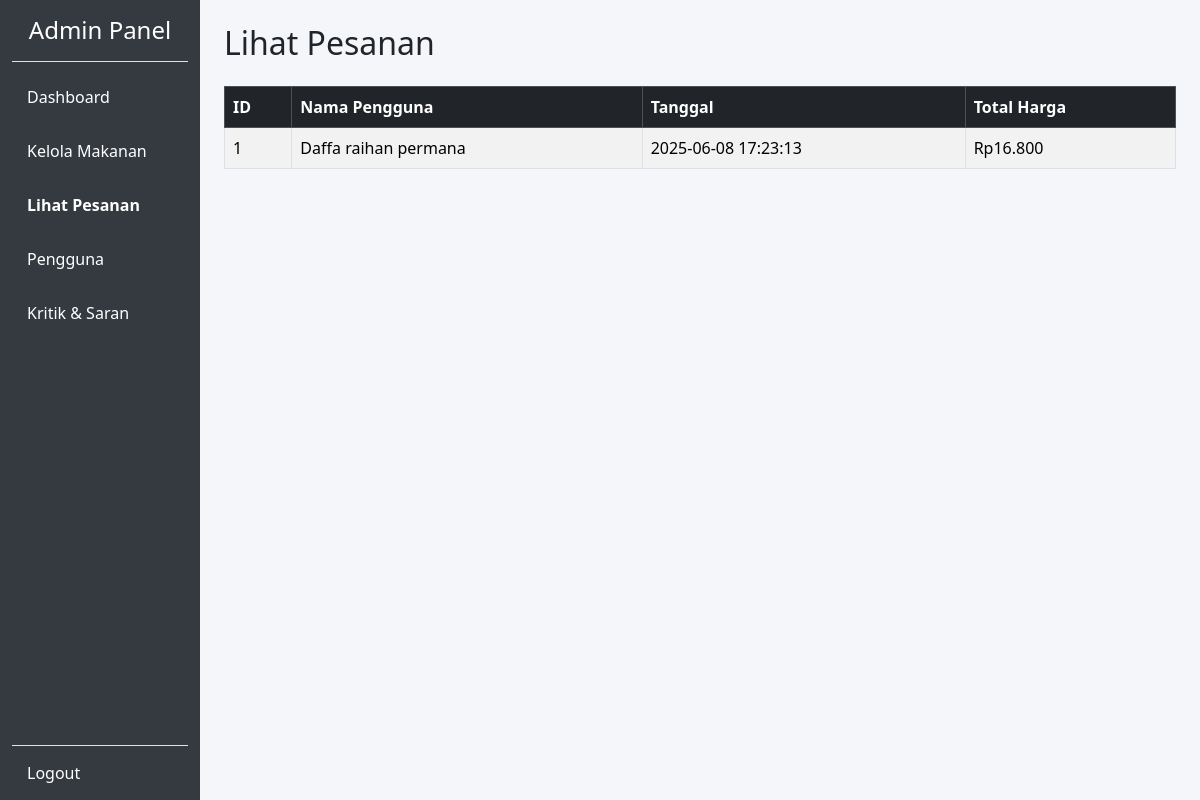
Screenshot of /lihat_pesanan.php with the database file from the repository.
### tables this page shows
CREATE TABLE `orders` (
  `id` int(11) NOT NULL,
  `tanggal` datetime NOT NULL,
  `total_harga` int(11) NOT NULL,
  `user_id` int(11) DEFAULT NULL
);

CREATE TABLE `users` (
  `id` int(11) NOT NULL,
  `nama` varchar(100) NOT NULL,
  `email` varchar(100) NOT NULL,
  `password` varchar(255) NOT NULL,
  `created_at` timestamp NOT NULL DEFAULT current_timestamp()
);

### lihat_pesanan.php (the view, shortened to what this page needs)
<?php
include 'koneksi.php';
$pesanan = $conn->query("
  SELECT orders.id, users.nama, orders.tanggal, orders.total_harga
  FROM orders
  JOIN users ON orders.user_id = users.id
  ORDER BY orders.tanggal DESC
");
?>
<!DOCTYPE html>
<html lang="id">
<head>
  <link href="https://cdn.jsdelivr.net/npm/bootstrap@5.3.3/dist/css/bootstrap.min.css" rel="stylesheet">
</head>
<body>
<div class="container-fluid">
  <div class="row">
    <div class="col-md-2 sidebar d-flex flex-column">
      <h4 class="text-center py-3 border-bottom">Admin Panel</h4>
      <a href="dataadmin.php">Dashboard</a>
      <a href="kelola_makanan.php">Kelola Makanan</a>
      <a href="lihat_pesanan.php" class="active">Lihat Pesanan</a>
      <a href="pengguna.php">Pengguna</a>
      <a href="isi_kritiksaran.php">Kritik & Saran</a>
      <a href="logout.php" class="mt-auto border-top">Logout</a>
    </div>
    <div class="col-md-10 p-4">
      <h2 class="mb-4">Lihat Pesanan</h2>
      <table class="table table-bordered table-striped mt-4">
        <thead class="table-dark">
          <tr>
            <th>ID</th>
            <th>Nama Pengguna</th>
            <th>Tanggal</th>
            <th>Total Harga</th>
          </tr>
        </thead>
        <tbody>
          <?php while ($row = $pesanan->fetch_assoc()): ?>
            <tr>
              <td><?= $row['id'] ?></td>
              <td><?= htmlspecialchars($row['nama']) ?></td>
              <td><?= $row['tanggal'] ?></td>
              <td>Rp<?= number_format($row['total_harga'], 0, ',', '.') ?></td>
            </tr>
          <?php endwhile; ?>
        </tbody>
      </table>
    </div>
  </div>
</div>
</body>
</html>

### lihat_pesanan.php (style rules this page uses)
body { background: #f4f6f9; }
.sidebar { height: 100vh; background: #343a40; color: white; }
.sidebar h4 { color: white; }
.sidebar a { color: white; display: block; padding: 15px; text-decoration: none; }
.sidebar a.active { font-weight: bold; }

### rows the page displays
orders: id "1", user.nama "Daffa raihan permana", tanggal "2025-06-08 17:23:13", total_harga "16.800"
